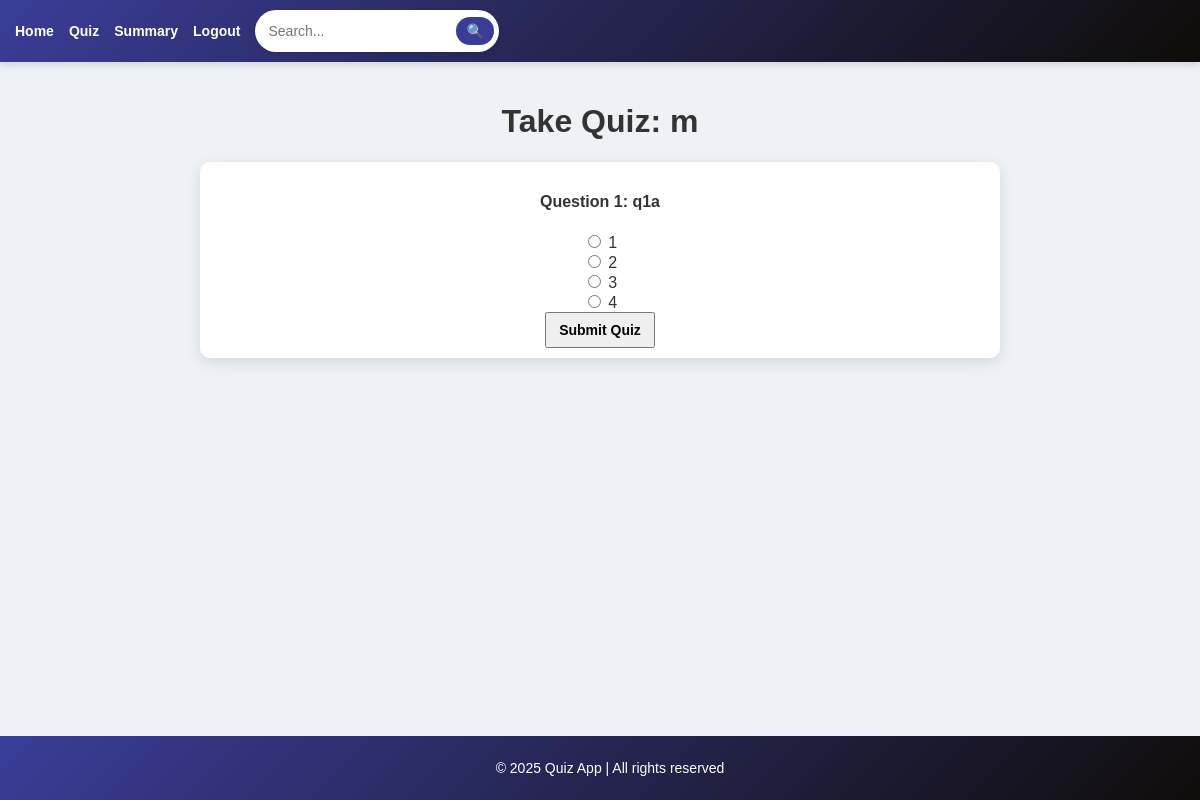
Page /take_quiz/1 on the earlier database version.
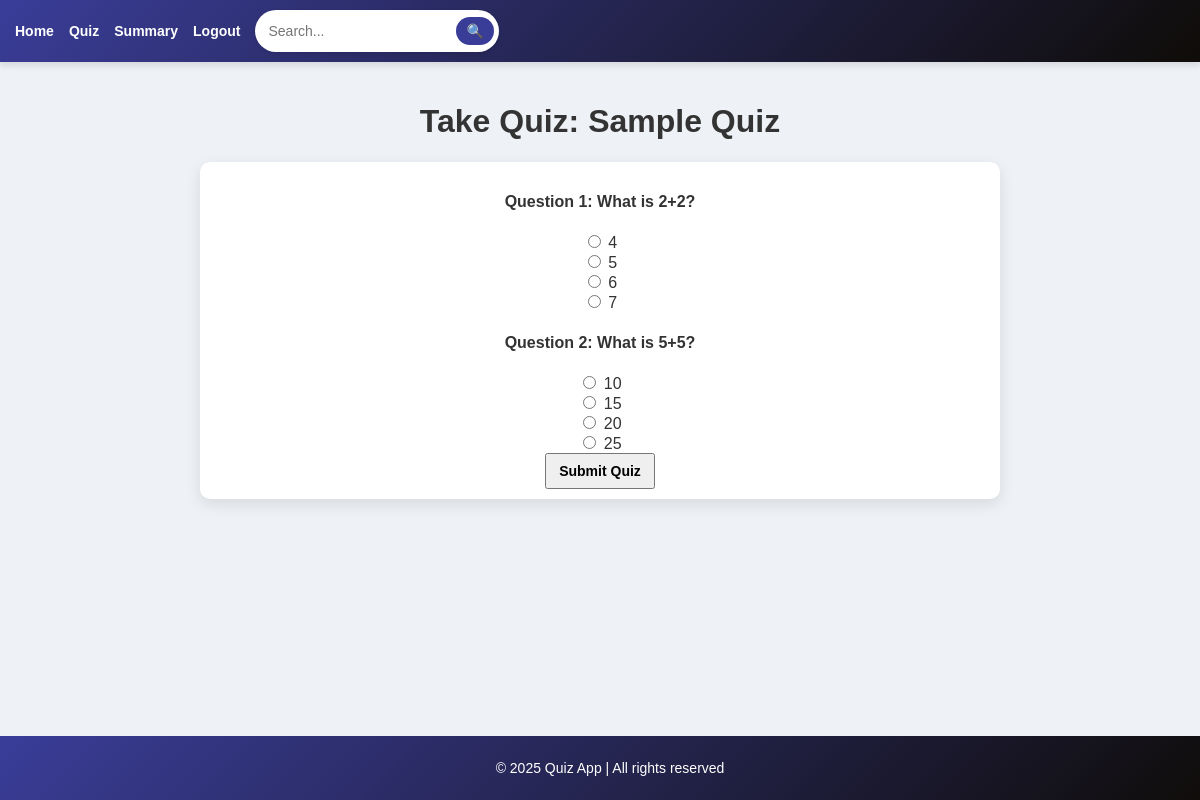
Same page on the later database version.
### models.py (models this page shows, shortened)
class Quiz(db.Model):
    __tablename__ = 'quiz'
    id = db.Column(db.Integer, primary_key=True)
    chapter_id = db.Column(db.Integer, db.ForeignKey('chapters.id'), nullable=False)
    name = db.Column(db.String(225), unique=True, nullable=False)
    date_of_quiz = db.Column(db.Date, nullable=True)
    time_duration = db.Column(db.Integer, nullable=True)
    remarks = db.Column(db.String(255), nullable=True)
    chapter = db.relationship('Chapter', back_populates='quizzes')
    scores = db.relationship('Score', backref='quiz', lazy=True)

class Question(db.Model):
    __tablename__ = 'questions'
    id = db.Column(db.Integer, primary_key=True)
    question_statement = db.Column(db.String, nullable=False)
    option1 = db.Column(db.String, nullable=False)
    option2 = db.Column(db.String, nullable=False)
    option3 = db.Column(db.String, nullable=False)
    option4 = db.Column(db.String, nullable=False)
    correct_answer = db.Column(db.String, nullable=False)
    chapter_id = db.Column(db.Integer, db.ForeignKey('chapters.id'), nullable=False)
    chapter = db.relationship("Chapter", back_populates="questions")

### app.py (the view)
@app.route('/take_quiz/<int:quiz_id>', methods=['GET'])
def take_quiz(quiz_id):
    quiz = Quiz.query.get_or_404(quiz_id)
    questions = Question.query.filter_by(chapter_id=quiz.chapter_id).all()
    return render_template('take_quiz.html', quiz=quiz, questions=questions)

### templates/take_quiz.html (shortened to what this page needs)
{% extends 'base.html' %}
{% block content %}
<div class="container">
    <h1 class="text-center">Take Quiz: {{ quiz.name }}</h1>
    <form method="POST" action="{{ url_for('submit_quiz', quiz_id=quiz.id) }}">
        <div class="quiz-questions">
            {% for question in questions %}
                <div class="question">
                    <h4>Question {{ loop.index }}: {{ question.question_statement }}</h4>
                    <div>
                        <input type="radio" name="question_{{ question.id }}" value="{{ question.option1 }}" required> {{ question.option1 }}<br>
                        <input type="radio" name="question_{{ question.id }}" value="{{ question.option2 }}"> {{ question.option2 }}<br>
                        <input type="radio" name="question_{{ question.id }}" value="{{ question.option3 }}"> {{ question.option3 }}<br>
                        <input type="radio" name="question_{{ question.id }}" value="{{ question.option4 }}"> {{ question.option4 }}<br>
                    </div>
                </div>
            {% endfor %}
        </div>
        <button type="submit" class="btn btn-primary">Submit Quiz</button>
    </form>
</div>
{% endblock %}

Differences in the rows shown:
removed Question: question_statement "q1a", option1 "1", option2 "2", option3 "3", option4 "4"
changed Quiz: name "m" → "Sample Quiz"
added Question: question_statement "What is 2+2?", option1 "4", option2 "5", option3 "6", option4 "7"
added Question: question_statement "What is 5+5?", option1 "10", option2 "15", option3 "20", option4 "25"
